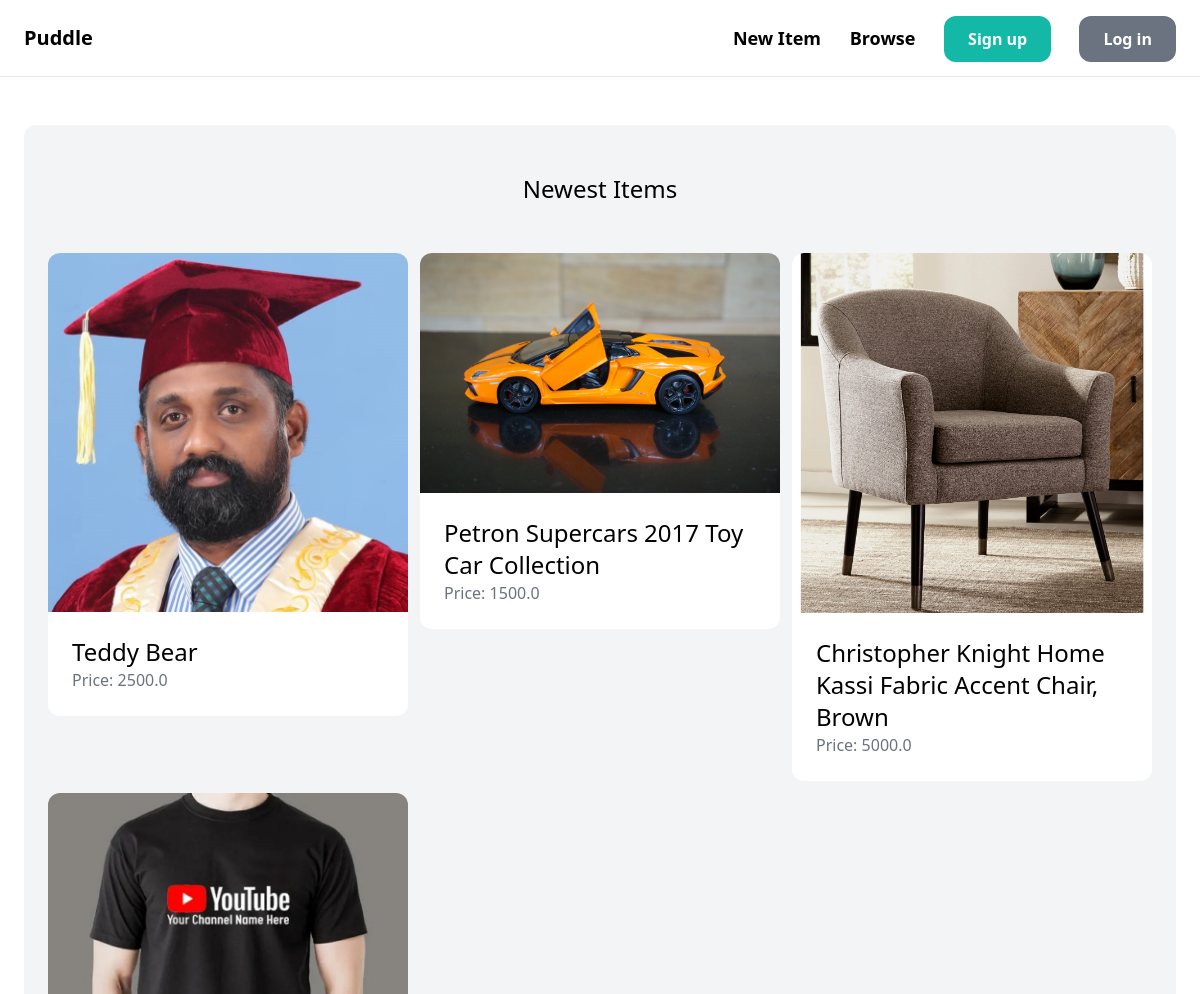
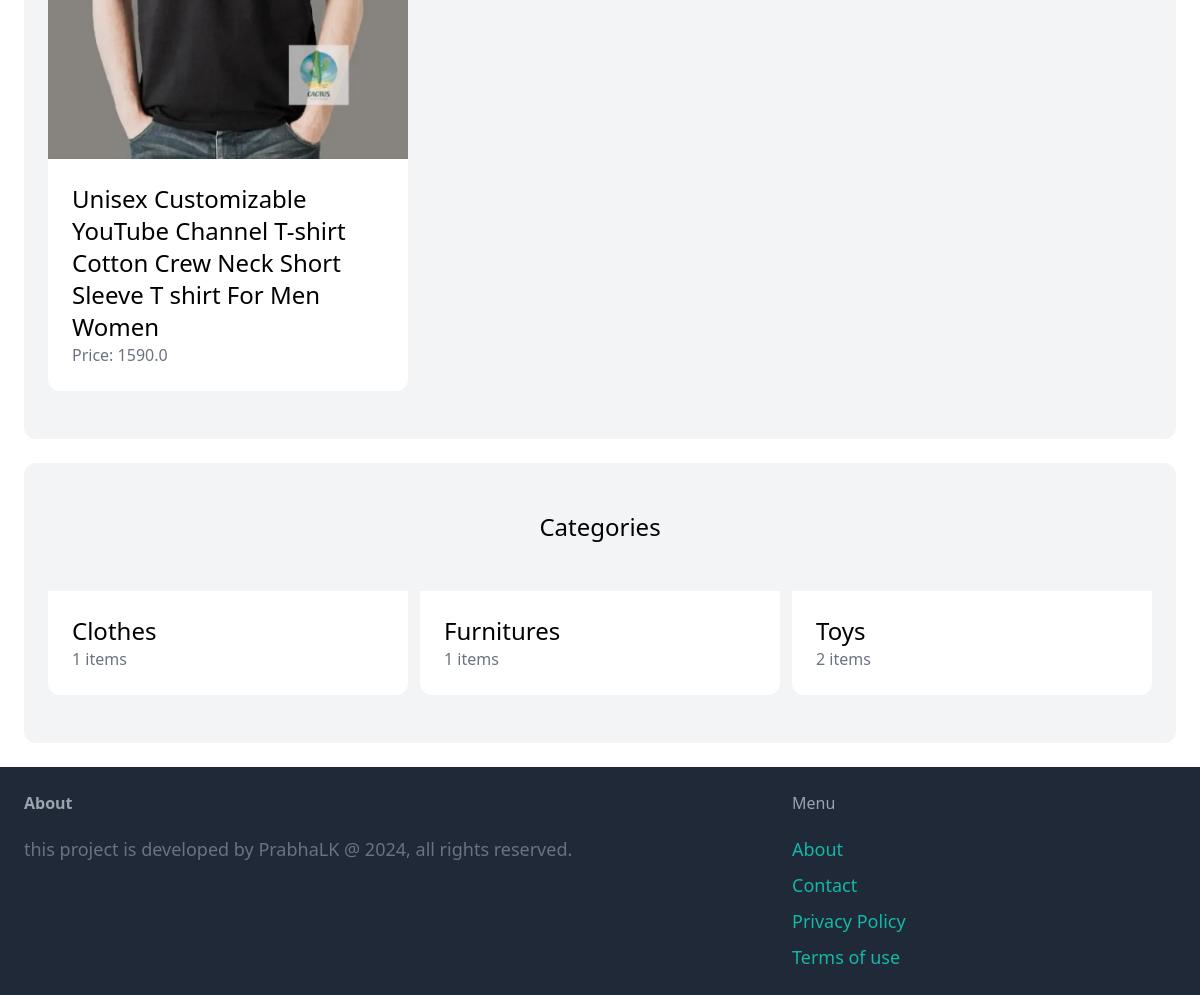
The page / on the database its author committed (2 pictures, top to bottom).
### item/models.py (models this page shows, shortened)
class Item(models.Model):
    category = models.ForeignKey(Category, related_name='items', on_delete=models.CASCADE)
    name = models.CharField(max_length=255)
    description = models.TextField(blank=True, null=True)
    price = models.FloatField()
    image = models.ImageField(upload_to='item_images', blank=True, null=True)
    is_sold = models.BooleanField(default=False)
    created_by = models.ForeignKey(User, related_name='items', on_delete=models.CASCADE)
    created_at = models.DateTimeField(auto_now_add=True)

class Category(models.Model):
    name = models.CharField(max_length=255)
    class Meta:
        ordering=('name',)
        verbose_name_plural = 'Categories'

### core/views.py (the view)
# urls.py: path('',views.index, name = 'index'),
def index(request):
   items = Item.objects.filter(is_sold=False)[0:6]
   categories = Category.objects.all()
   return render(request, 'core/index.html',{
               'categories': categories,
               'items': items,
                } )

### core/templates/core/index.html (shortened to what this page needs)
{% extends 'core/base.html' %}
{% block content %}
    <div class = "mt-6 px-6 py-12 bg-gray-100 rounded-xl">
        <h2 class = "mb-12 text-2xl text-center">Newest Items</h2>
        <div class="grid grid-cols-3 gap-3">
            {% for item in items %}
                <div>
                    <a href="{% url 'item:detail' item.id %}">
                        <div>
                            <img src="{{ item.image.url }}" class="rounded-t-xl">
                        </div>
                        <div class="p-6 bg-white rounded-b-xl">
                            <h2 class="text-2xl">{{ item.name }}</h2>
                            <p class="text-gray-500">Price: {{ item.price }}</p>
                        </div>
                    </a>
                </div>
            {% endfor %}
        </div>
    </div>
    <div class = "mt-6 px-6 py-12 bg-gray-100 rounded-xl">
        <h2 class = "mb-12 text-2xl text-center">Categories</h2>
        <div class = "grid grid-cols-3 gap-3">
            {% for category in categories %}
            <div>
                <a href ="#">
                    <div class = "p-6 bg-white rounded-b-xl">
                        <h2 class ="text-2xl">{{category.name}}</h2>
                        <p class = "text-gray-500"> {{ category.items.count }} items</p>
                    </div>
                </a>
            </div>
            {% endfor %}
        </div>
    </div>
{% endblock %}

### core/templates/core/base.html (shortened to what this page needs)
<!DOCTYPE html>
<html>
<head>
    <script src="https://cdn.tailwindcss.com"></script>
</head>
<body>
    <nav class="px-6 py-6 flex justify-between items-center border-b border-gray-200">
        <a href="/" class="text-xl font-semibold"> Puddle </a>
        <div class="space-x-6">
            <a href="{% url 'item:new'%}" class="text-lg font-semibold hover:text-gray-500">New Item </a>
            <a href="{%url 'item:items'%}" class="text-lg font-semibold hover:text-gray-500">Browse </a>
        {%if request.user.is_authenticated%}
        <a href="{%url 'conversation:inbox'%}" class="px-6 py-3 lext-lg font-semibold bg-teal-500 text-white rounded-xl hover:bg-teal-700">Inbox
            </a>
        <a href="{%url 'dashboard:index'%}" class="px-6 py-3 lext-lg font-semibold bg-gray-500 text-white rounded-xl hover:bg-gray-700">Dashboard
        </a>
        {%else%}
            <a href="{%url 'core:signup' %}" class="px-6 py-3 lext-lg font-semibold bg-teal-500 text-white rounded-xl hover:bg-teal-700">Sign
                up</a>
            <a href="{%url 'core:login' %}" class="px-6 py-3 lext-lg font-semibold bg-gray-500 text-white rounded-xl hover:bg-gray-700">Log
                in</a>
        {%endif%}
        </div>
    </nav>
    <div class="px-6 py-6">
        {% block content %}
        {% endblock%}
    </div>
    <footer class="py-6 px-6 flex justify-between bg-gray-800">
        <div class="w-2/3 pr-10">
            <h3 class="mb-5 font-semibold text-gray-400">About</h3>
            <p class="text-lg text-gray-500">this project is developed by PrabhaLK @ 2024, all rights reserved. </p>
        </div>
        <div class="w-1/3">
            <h3 class="mb-5 font semibold text-gray-400">Menu</h3>
            <ul class="space-y-2">
                <li><a href ="#" class ="text-lg text-teal-500 hover:text-teal-700">About</a></li>
                <li><a href ="{% url 'core:contact' %}" class ="text-lg text-teal-500 hover:text-teal-700">Contact</a></li>
                <li><a href ="#" class ="text-lg text-teal-500 hover:text-teal-700">Privacy Policy</a></li>
                <li><a href ="#" class ="text-lg text-teal-500 hover:text-teal-700">Terms of use</a></li>
            </ul>
    </footer>
</body>
</html>

### rows shown on the page
Item: image (picture), name "Teddy Bear", price "2500.0"
Item: image (picture), name "Petron Supercars 2017 Toy Car Collection", price "1500.0"
Item: image (picture), name "Christopher Knight Home Kassi Fabric Accent Chair, Brown", price "5000.0"
Item: image (picture), name "Unisex Customizable YouTube Channel T-shirt Cotton Crew Neck Short Sleeve T shirt For Men Women", price "1590.0"
Category: name "Clothes", items.count "1"
Category: name "Furnitures", items.count "1"
Category: name "Toys", items.count "2"
